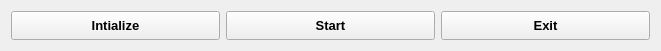
     <widget class="QWidget" name="layoutWidget">
      <property name="geometry">
       <rect>
        <x>150</x>
        <y>560</y>
        <width>661</width>
        <height>51</height>
       </rect>
      </property>
      <layout class="QHBoxLayout" name="horizontalLayout_16">
       <item>
        <widget class="QPushButton" name="pushButtonInit">
         <property name="sizePolicy">
          <sizepolicy hsizetype="Minimum" vsizetype="Preferred">
           <horstretch>0</horstretch>
           <verstretch>0</verstretch>
          </sizepolicy>
         </property>
         <property name="font">
          <font>
           <pointsize>10</pointsize>
           <weight>75</weight>
           <bold>true</bold>
          </font>
         </property>
         <property name="text">
          <string>Intialize</string>
         </property>
        </widget>
       </item>
       <item>
        <widget class="QPushButton" name="pushButtonDaqSet">
         <property name="sizePolicy">
          <sizepolicy hsizetype="Minimum" vsizetype="Preferred">
           <horstretch>0</horstretch>
           <verstretch>0</verstretch>
          </sizepolicy>
         </property>
         <property name="font">
          <font>
           <pointsize>10</pointsize>
           <weight>75</weight>
           <bold>true</bold>
          </font>
         </property>
         <property name="text">
          <string>Start</string>
         </property>
        </widget>
       </item>
       <item>
        <widget class="QPushButton" name="pushButtonQuit">
         <property name="sizePolicy">
          <sizepolicy hsizetype="Minimum" vsizetype="Preferred">
           <horstretch>0</horstretch>
           <verstretch>0</verstretch>
          </sizepolicy>
         </property>
         <property name="font">
          <font>
           <pointsize>10</pointsize>
           <weight>75</weight>
           <bold>true</bold>
          </font>
         </property>
         <property name="text">
          <string>Exit</string>
         </property>
        </widget>
       </item>
      </layout>
     </widget>
